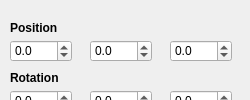
       <widget class="QDockWidget" name="selectedObjectPropertiesDockWidget">
        <property name="minimumSize">
         <size>
          <width>250</width>
          <height>38</height>
         </size>
        </property>
        <property name="maximumSize">
         <size>
          <width>250</width>
          <height>524287</height>
         </size>
        </property>
        <property name="windowTitle">
         <string>Object properties</string>
        </property>
        <widget class="QWidget" name="dockWidgetContents_9">
         <widget class="QLabel" name="label_20">
          <property name="geometry">
           <rect>
            <x>10</x>
            <y>20</y>
            <width>61</width>
            <height>16</height>
           </rect>
          </property>
          <property name="font">
           <font>
            <pointsize>9</pointsize>
            <weight>75</weight>
            <bold>true</bold>
           </font>
          </property>
          <property name="text">
           <string>Position</string>
          </property>
         </widget>
         <widget class="QLabel" name="label_21">
          <property name="geometry">
           <rect>
            <x>10</x>
            <y>70</y>
            <width>61</width>
            <height>16</height>
           </rect>
          </property>
          <property name="font">
           <font>
            <pointsize>9</pointsize>
            <weight>75</weight>
            <bold>true</bold>
           </font>
          </property>
          <property name="text">
           <string>Rotation</string>
          </property>
         </widget>
         <widget class="QDoubleSpinBox" name="rotationXSpinBox">
          <property name="geometry">
           <rect>
            <x>10</x>
            <y>90</y>
            <width>62</width>
            <height>22</height>
           </rect>
          </property>
          <property name="decimals">
           <number>1</number>
          </property>
          <property name="minimum">
           <double>-32000.000000000000000</double>
          </property>
          <property name="maximum">
           <double>32000.000000000000000</double>
          </property>
         </widget>
         <widget class="QDoubleSpinBox" name="rotationYSpinBox">
          <property name="geometry">
           <rect>
            <x>90</x>
            <y>90</y>
            <width>62</width>
            <height>22</height>
           </rect>
          </property>
          <property name="decimals">
           <number>1</number>
          </property>
          <property name="minimum">
           <double>-32000.000000000000000</double>
          </property>
          <property name="maximum">
           <double>32000.000000000000000</double>
          </property>
         </widget>
         <widget class="QDoubleSpinBox" name="rotationZSpinBox">
          <property name="geometry">
           <rect>
            <x>170</x>
            <y>90</y>
            <width>62</width>
            <height>22</height>
           </rect>
          </property>
          <property name="decimals">
           <number>1</number>
          </property>
          <property name="minimum">
           <double>-32000.000000000000000</double>
          </property>
          <property name="maximum">
           <double>32000.000000000000000</double>
          </property>
         </widget>
         <widget class="QDoubleSpinBox" name="positionXSpinBox">
          <property name="geometry">
           <rect>
            <x>10</x>
            <y>40</y>
            <width>62</width>
            <height>22</height>
           </rect>
          </property>
          <property name="decimals">
           <number>1</number>
          </property>
          <property name="minimum">
           <double>-1000000.000000000000000</double>
          </property>
          <property name="maximum">
           <double>1000000.000000000000000</double>
          </property>
         </widget>
         <widget class="QDoubleSpinBox" name="positionYSpinBox">
          <property name="geometry">
           <rect>
            <x>90</x>
            <y>40</y>
            <width>62</width>
            <height>22</height>
           </rect>
          </property>
          <property name="decimals">
           <number>1</number>
          </property>
          <property name="minimum">
           <double>-1000000.000000000000000</double>
          </property>
          <property name="maximum">
           <double>1000000.000000000000000</double>
          </property>
         </widget>
         <widget class="QDoubleSpinBox" name="positionZSpinBox">
          <property name="geometry">
           <rect>
            <x>170</x>
            <y>40</y>
            <width>62</width>
            <height>22</height>
           </rect>
          </property>
          <property name="decimals">
           <number>1</number>
          </property>
          <property name="minimum">
           <double>-1000000.000000000000000</double>
          </property>
          <property name="maximum">
           <double>1000000.000000000000000</double>
          </property>
         </widget>
        </widget>
       </widget>
